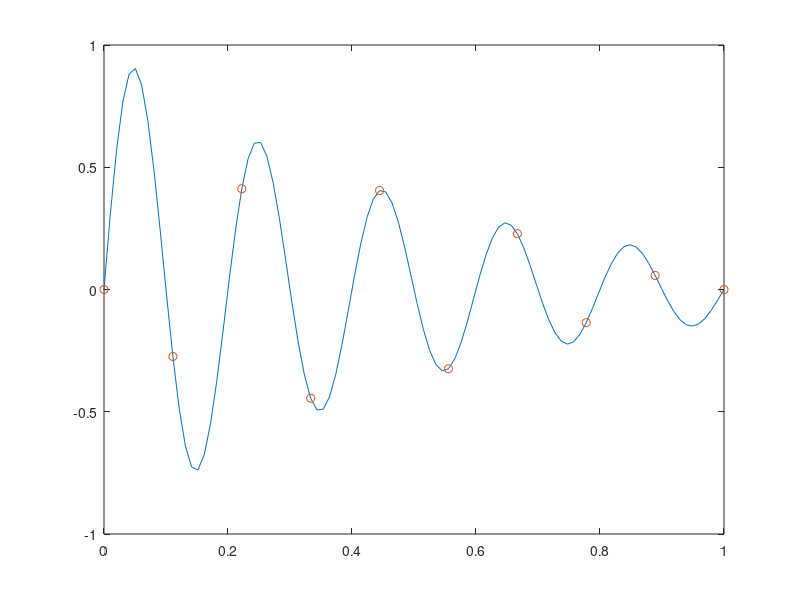

Write the MATLAB code that produced this figure. (Note: this script raises an error after producing the figure.)
% Problem P3_3_4
%
% Illustrate spline-under-tension idea. As sigma increases,
% the approximant looks more and more like a piecewise linear
% function.

close all
n = 10;

x = linspace(0,1,n)';
y = exp(-2*x).*sin(10*pi*x);
s = -2*exp(-2*x).*sin(10*pi*x) + 10*pi*exp(-2*x).*cos(10*pi*x);
z = linspace(0,1)';
fz = exp(-2*z).*sin(10*pi*z);
plot(z,fz,x,y,'o')
sigma = 100;
[a,b,c,d] = Fit(x,y,s,sigma);  
hold on
for i=1:n-1
   xvals = linspace(x(i),x(i+1),100)';
   u = exp(sigma*(xvals-x(i)));
   yvals = a(i) + b(i)*(xvals-x(i)) + c(i)*u + d(i)./u;
   plot(xvals,yvals,'.')	 
end
hold off
title('n=10, f(x) = exp(-2x)sin(10*pi*x), sigma = 100')
for sigma = [ 10 100 250];
   [a,b,c,d] = Fit(x,y,s,sigma);
   figure
   hold on
   for i=1:n-1
      xvals = linspace(x(i),x(i+1),100)';
      u = exp(sigma*(xvals-x(i)));
      yvals = a(i) + b(i)*(xvals-x(i)) + c(i)*u + d(i)./u;
      plot(xvals,yvals,x,y,x,y,'o')	 
   end
   title(sprintf('PWL fit and the tension spline fit with sigma = %6.1f',sigma))
   hold off
end